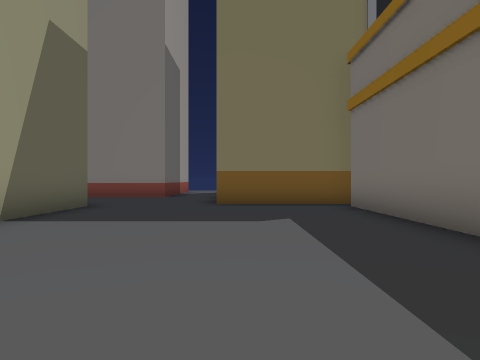
view 1 (above)

17 first-person views from a walk through a 3-D level made in the Unity game engine. The camera is 1.2 m above the floor, looks level and sees 70° across. Doors are open. The floor is counted in squares, 2 m on a side. Each view is taken from the middle of a square. On the plan, view 1 faces up. The plan holds only what a view shows up to about 10 squares ahead; the rest is blank. The place goes on beyond the plan. The player character is not drawn.

view 2
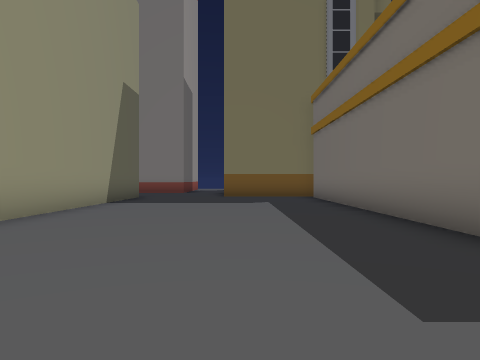

view 3
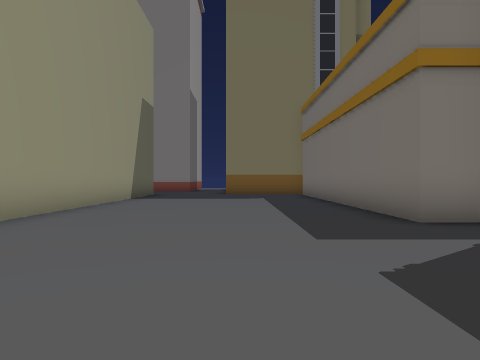

view 4
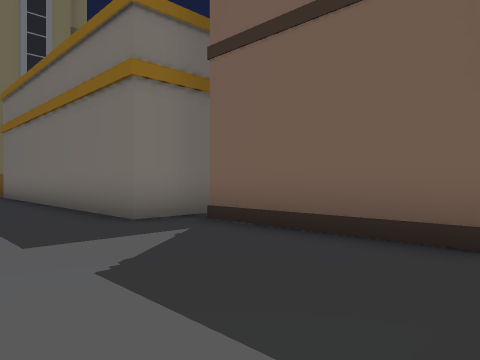

view 5
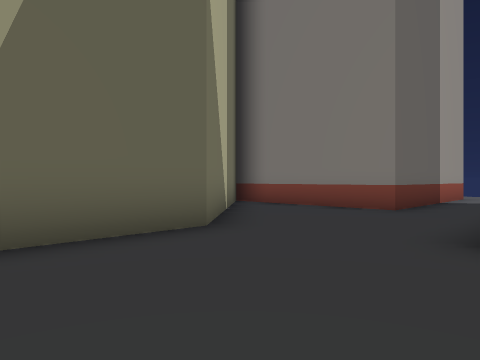

view 6
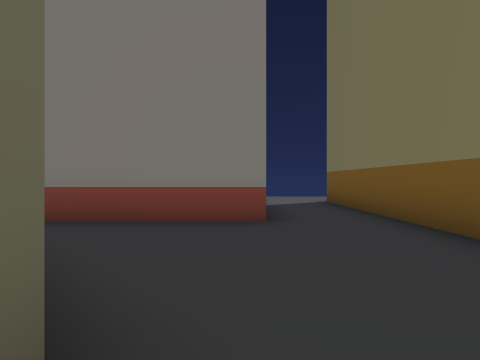

view 7
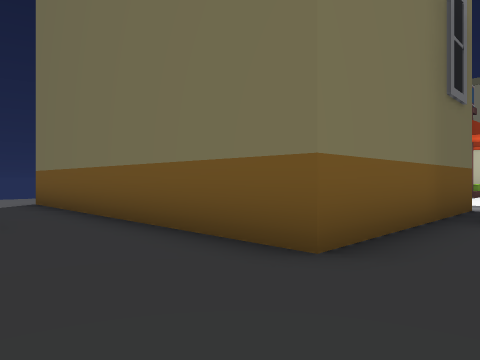

view 8
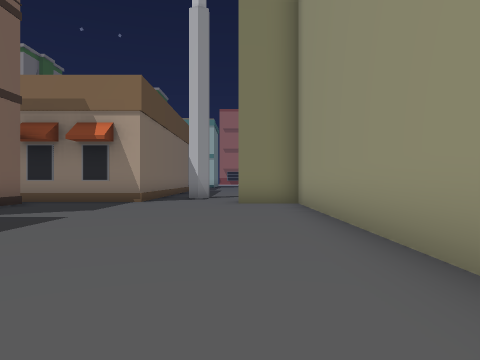

view 9
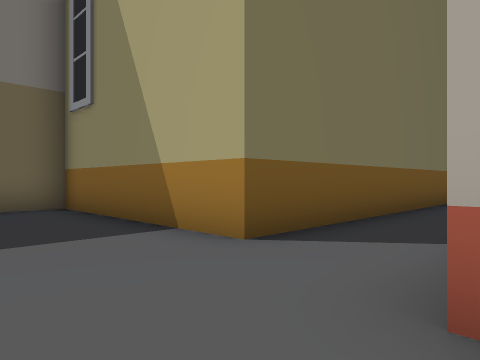

view 10
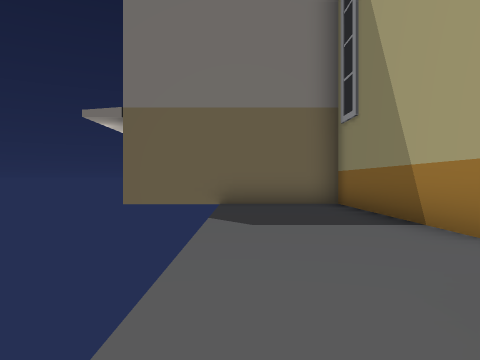

view 11
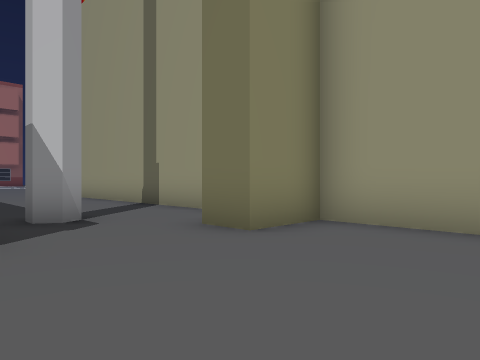

view 12
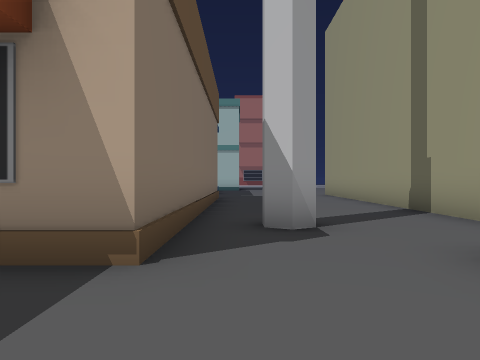

view 13
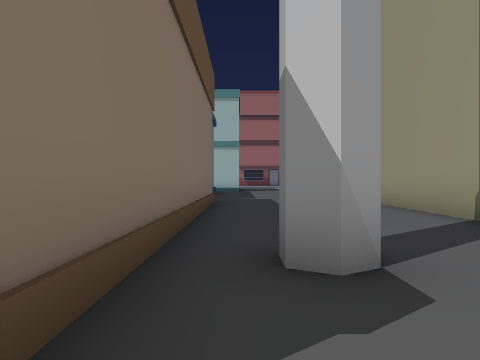

view 14
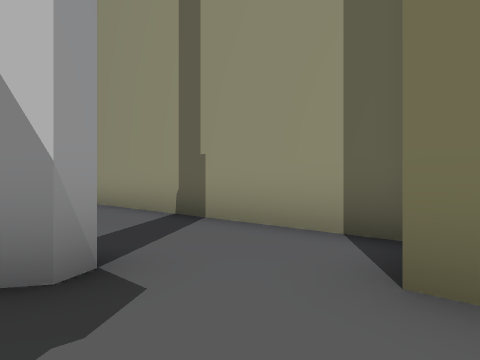

view 15
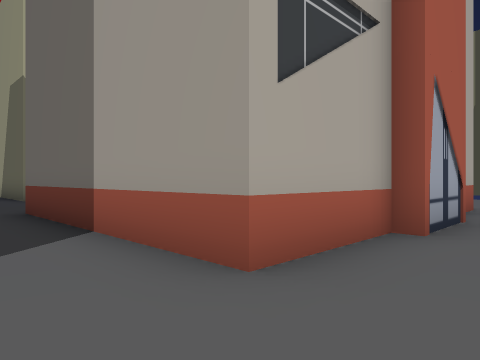

view 16
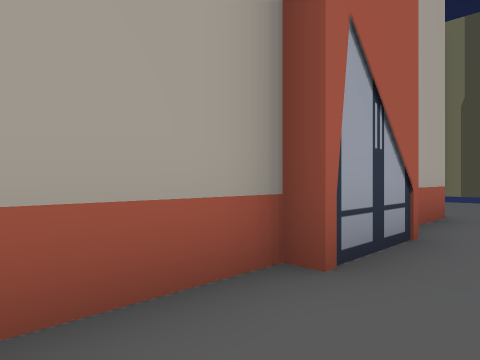

view 17
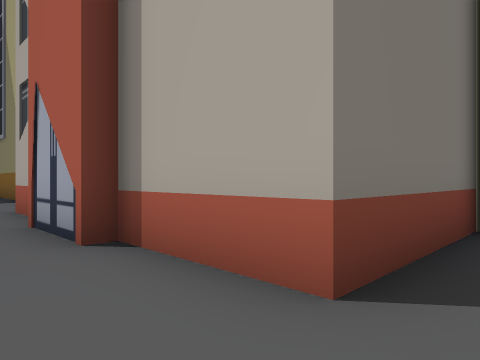

### Floor plan
Key: @ floor where view 1 was taken; # wall or solid block; . floor; B building.
Columns run from 10 left of view 1 to 5 right of it. Each row starts with its distance up from view 1.
 20                B
 19 ...............B
 18 ...............B
 17 .BBBBBBB.......B
 16 .B     B..BBBBB
 15  B     B..B
 14  B     B..B
 13        B..B
 12    BBBBB..B
 11    #......B
 10    ##.....B
  9     ##....BBBBBB
  8      ##.........
  7       #......B
  6       #......B
  5       #......B
  4       #......
  3       #......
  2       #......B
  1       #......B
  0       #...@..B
 -1       #......BB
 -2       #.......#
 -3       #.......#
 -4       #.......#
 -5       #.......#
 -6       ###......
 -7       #....####
 -8       #....#
 -9       #..#.#
-10       #....#
-11       #....#
-12       #....#
-13       #....#
-14       #....#

Positions as (right, up) in squares from view 1, and headings:
1: (0, 0), facing up
2: (0, -4), facing up
3: (0, -6), facing up
4: (0, -6), facing up-right
5: (0, 5), facing up-left
6: (-3, 7), facing up
7: (-3, 7), facing up-right
8: (-2, 3), facing down
9: (-3, 19), facing down-right
10: (-4, 19), facing right
11: (1, -3), facing down-left
12: (0, -4), facing down
13: (0, -6), facing down
14: (0, -6), facing down-left
15: (-1, 19), facing down-left
16: (-3, 19), facing down-left
17: (-10, 19), facing down-right
